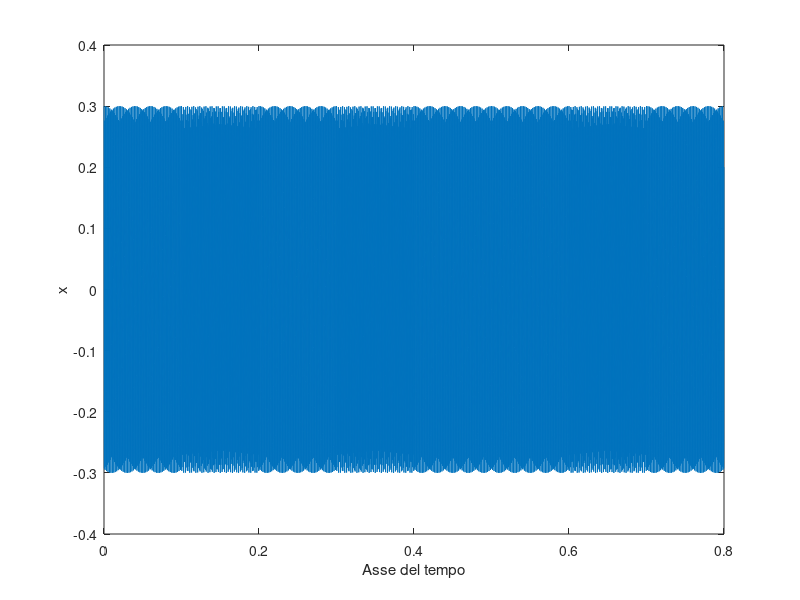
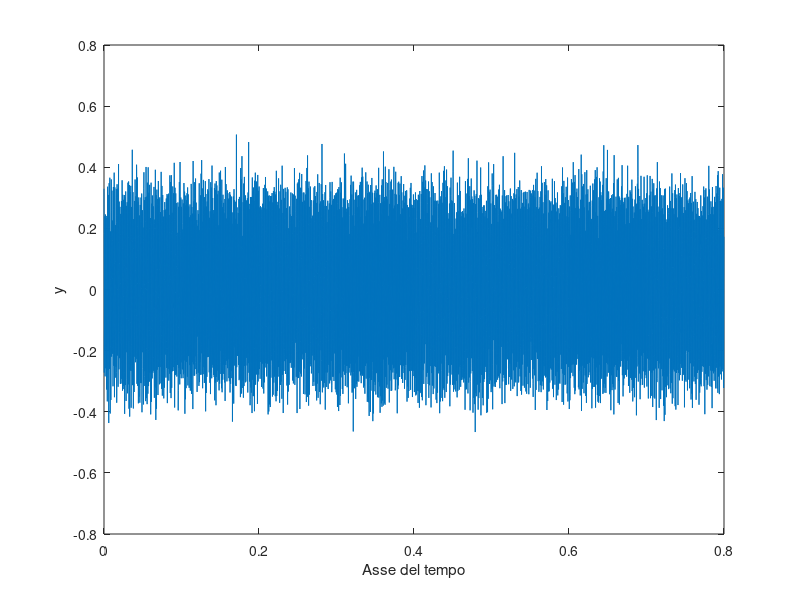

The MATLAB script that drew these images, in order:
clear,clc
bbits = [0 1 0 1 0 0 1 0 ]';
x = zeros(0,1);
f0 = 1070;
f1 = 1270;
fc = 8000;
T = 1/10;
A = 0.3;
t = (0:1/fc:T-0.5/fc)'; %lasci mezzo passo in più → utile per avere simmetria nei grafici della FFT ed evitare aliasing “sfalsato”.
for bit = bbits'
    switch bit
        case false
            s = A * cos(2*pi*f0*t);
        case true
            s = A * cos(2*pi*f1*t);
    end
    x = vertcat(x,s);
end
sound(x,fc)

figure(1)
t = (0:length(x)-1)'/fc; %costruisco l'asse dei tempi con questa logica: parto da 0 quindi tolgo 1 dalla lunghezza massima e normalizzo tutto per fc
plot(t,x)
xlabel("Asse del tempo")
ylabel("x")
w = 0.2*A*randn(size(x));
y = x + w;
pause(3)
sound(y,fc)

figure(2)
plot(t,y)
xlabel("Asse del tempo")
ylabel("y")

